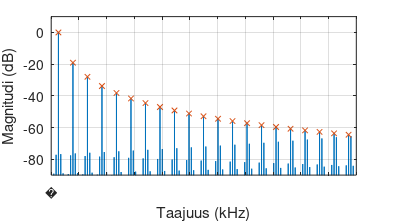
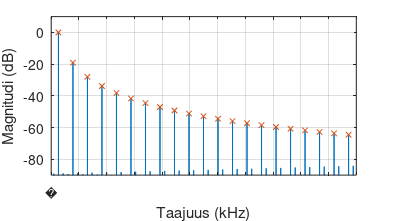
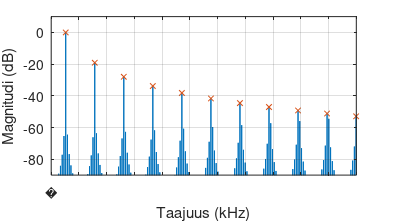
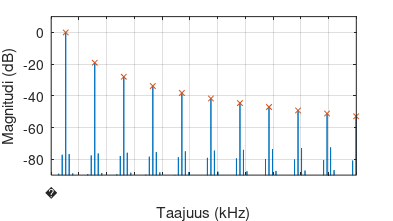

These figures' MATLAB source, in order: (Note: a time limit stopped this script after it produced the figures.)
papersize = [16 9]./1.6; paperpos = [0 0 papersize]; screen = get(0,'screensize'); 
dot = 4;

%% Ylinaytteistaminen
ptaajuudet = [523 1047 2093 4186]; % perustaajuudet C5 C6 C7 C8
%% Kolmio-aalto
ntaajuudet = [44100 88200]; % naytteenottotaajuudet
for a = 1:4
    f = ptaajuudet(a);
    for b = 1:2
        Fs = ntaajuudet(b); Ts = 1/Fs; t  = 0:Ts:2-Ts; 
        N  = max(size(t));  f0 = Fs/N; tf = 0:f0:(N-1)*f0;
        % triviaali kolmioaalto
        kolmio = 1-2*abs(sawtooth(2*pi*f*t)); 
        Xf = 2*abs(fft(kolmio)); Xf = 20*log10(Xf./(max(Xf)));
        
        % puhdaat komponentit
        kolmiop = zeros(1,N);
        for k = 1:floor(Fs/2/f)
            kolmiop = kolmiop + abs(sinc(k/2))/k*cos(2*pi*k*f.*t); 
        end
        kolmiosarja = kolmiop*(-4)/pi;
        Xfp = 2*abs(fft(kolmiosarja)); Xfp = 20*log10(Xfp./(max(Xfp))); 
        
        figure('Position',[0, screen(4)-500, 800, 500]);
        plot(tf, Xf,'LineWidth',0.6); grid on; hold on;
        plot(tf, Xfp,'x','MarkerSize',dot); hold off;
        axis([0 22000 -90 10]);
        xlabel('Taajuus (kHz)'); ylabel('Magnitudi (dB)');
        set(gca,'XTick', 0:2000:22000,'Layer','Top');
        set(gca,'XTickLabel',{0 2 4 6 8 10 12 14 16 18 20 22})
        nimi = strcat('.\figures\kolmio_',int2str(f),'hz_fs_',int2str(Fs));
        set(gcf,'PaperUnits','centimeters',...
            'PaperSize',papersize,'PaperPosition',paperpos);
        print(gcf,nimi,'-dpdf','-painters'); close;
    end
end

%% Saha-aalto
ntaajuudet = zeros(1,6); ntaajuudet(1) = 2*88200;
aste = zeros(1,6); aste(1) = ntaajuudet(1)/44100;
% naytteenottotaajuudet
for k = 2:6
    ntaajuudet(k) = 2*ntaajuudet(k-1);
    aste(k) = ntaajuudet(k)/44100;
end
for a = 1:4
    f = ptaajuudet(a);
    for b = 1:6
        Fs = ntaajuudet(b); Ts = 1/Fs; t = 0:Ts:2-Ts; N = max(size(t));
        f0 = Fs/N; tf = 0:f0:(N-1)*f0;
        % triviaali saha-aalto
        saha = sawtooth(2*pi*f*t); 
        Xf = 2*abs(fft(saha)); Xf = 20*log10(Xf./(max(Xf)));
        
        % puhdaat komponentit
        sahap = zeros(1,N);
        for k = 1:floor(44100/f)
            sahap = sahap + sin(2*pi*k*f.*t)/k; 
        end
        sahasarja = -2/pi*sahap;
        Xfp = 2*abs(fft(sahasarja)); Xfp = 20*log10(Xfp./(max(Xfp))); 
        
        figure('Position',[0, 0, 800, 500]);
        plot(tf(1,1:52000), Xf(1,1:52000),'LineWidth',0.6); grid on; hold on;
        plot(tf(1,1:52000), Xfp(1,1:52000),'x','MarkerSize',dot); hold off;
        axis([0 22000 -90 10]);
        ylabel('Magnitudi (dB)'); xlabel('Taajuus (kHz)');
        set(gca,'XTick',0:2000:22000,'Layer','Top')
        set(gca,'XTickLabel',{0 2 4 6 8 10 12 14 16 18 20 22})
        set(gcf,'PaperUnits','centimeters',...
            'PaperSize',papersize,'PaperPosition',paperpos);
        print(gcf,strcat('.\figures\saha_',int2str(f),'hz_fs_',int2str(b)),...
                         '-dpdf','-painters'); close;
    end
end
